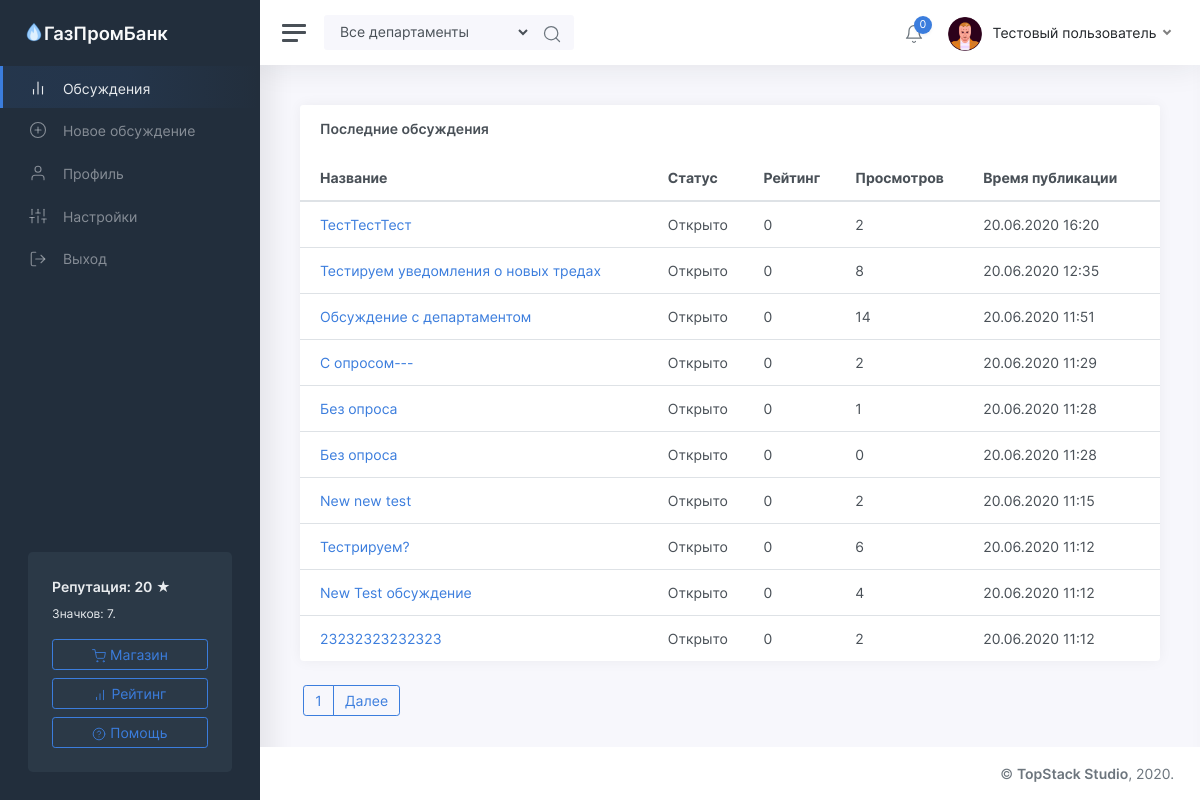
Page /threads (signed in) on the earlier database version.
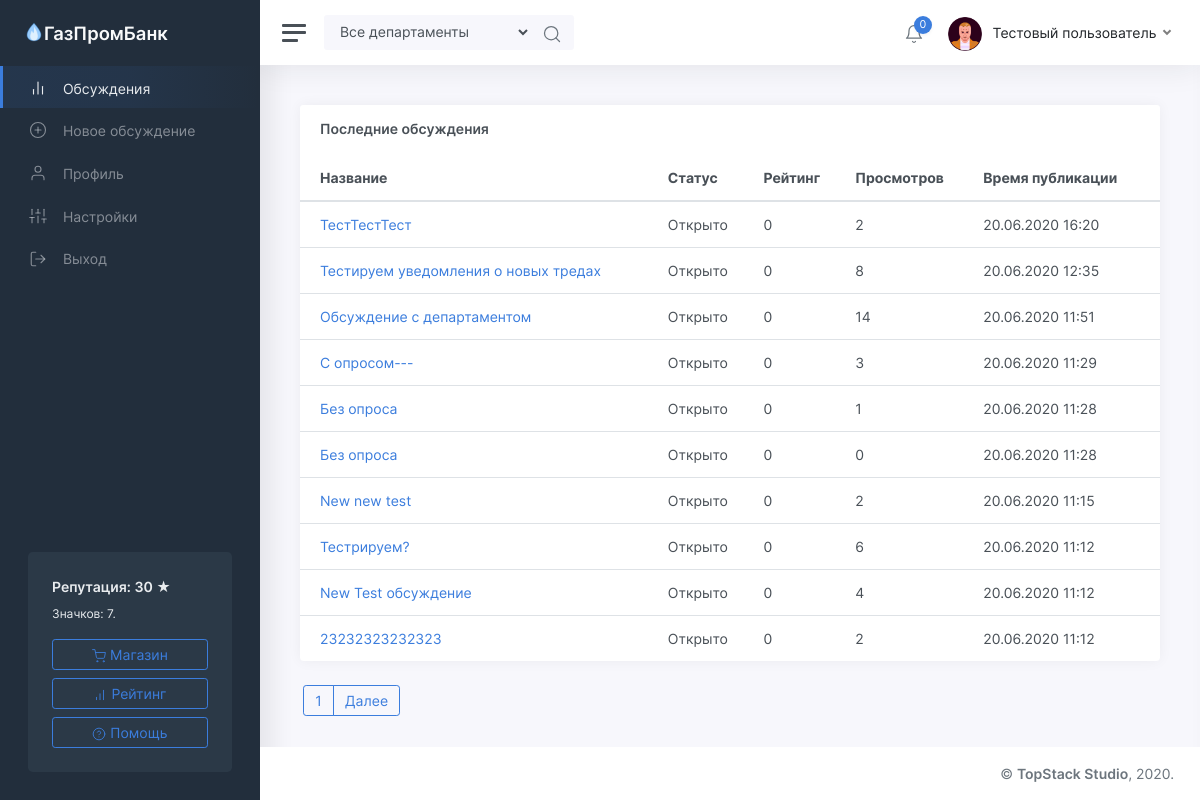
Same page on the later database version.
### tables this page shows
CREATE TABLE "users" (
	"id"	INTEGER NOT NULL UNIQUE,
	"password"	TEXT NOT NULL,
	"email"	TEXT NOT NULL UNIQUE,
	"status"	TEXT NOT NULL,
	"rating"	INTEGER NOT NULL,
	"moderator"	INTEGER,
	"blocked"	INTEGER,
	"description"	TEXT,
	"name"	TEXT NOT NULL,
	"avatar"	INTEGER,
	"badges"	TEXT,
	"department"	TEXT,
	PRIMARY KEY("id")
);

CREATE TABLE "threads" (
	"id"	INTEGER NOT NULL UNIQUE,
	"owner"	INTEGER NOT NULL,
	"title"	TEXT NOT NULL,
	"content"	TEXT,
	"date"	INTEGER,
	"up"	INTEGER,
	"down"	INTEGER,
	"views"	INTEGER,
	"status"	TEXT,
	"department"	TEXT,
	PRIMARY KEY("id")
);

### app/views.py (the view)
@app.route('/threads')
def listOfThreads():
	department = request.args.get('department')
	if isNull(department) or department not in departments:
		return render_template('threads.html', user=getUser(session['id']), threads=getThreads(), message=request.args.get('from'), departments=departments)
	else:
		return render_template('threads_by_department.html', user=getUser(session['id']), threads=getThreadsByDepartment(department), departments=departments, selected_department=department)

### app/functions.py (called while the page is built)
def isNull(argument):
	return argument in ['', None]

def getUser(identifier):
	conn = sqlite3.connect(db_path)
	conn.row_factory = sqlite3.Row
	cursor = conn.cursor()
	cursor.execute('SELECT * FROM users where id="%s"' % identifier)
	user = cursor.fetchone()
	if user:
		user = dict(user)
		user['badges'] = json.loads(user['badges'])
		user['notifications'] = getNotifications(identifier)
	return user

def statusToText(status):
	return statuses[status]

def fromTimestamp(timestamp):
	return datetime.utcfromtimestamp(timestamp + 3600 * 3).strftime('%d.%m.%Y %H:%M')

def getThreads(offset=0, count=10):
	conn = sqlite3.connect(db_path)
	conn.row_factory = sqlite3.Row
	cursor = conn.cursor()
	cursor.execute('SELECT id, title, date, up, down, status, views FROM threads ORDER BY date DESC')
	threads = cursor.fetchall()
	length = len(threads)
	if offset > 0:
		offset -= 1
	threads = threads[offset * 10:][:count]
	for x in range(len(threads)):
		threads[x] = dict(threads[x])
		threads[x]['status'] = statusToText(threads[x]['status'])
		threads[x]['date'] = fromTimestamp(threads[x]['date'])
	return (threads, length)

### templates/threads.html (shortened to what the changed rows need)
<!DOCTYPE html>
<html lang="ru">
	<head>
		<link href="/static/css/app.css" rel="stylesheet">
	</head>
	<body>
		<div class="wrapper">
			<nav id="sidebar" class="sidebar">
				<div class="sidebar-content js-simplebar">
					<div class="sidebar-cta">
						<div class="sidebar-cta-content">
							<strong class="d-inline-block mb-2">Репутация: {{user.rating}} &#9733;</strong>
							<div class="mb-3 text-sm">
								Значков: {{user.badges.__len__()}}.
							</div>
							<a href="/shop" class="btn btn-outline-primary btn-block"><i data-feather="shopping-cart"></i> Магазин</a>
							<a href="/rating" class="btn btn-outline-primary btn-block"><i data-feather="bar-chart"></i> Рейтинг</a>
							<a href="/help" class="btn btn-outline-primary btn-block"><i data-feather="help-circle"></i> Помощь</a>
						</div>
					</div>
				</div>
			</nav>
			<div class="main">
				<nav class="navbar navbar-expand navbar-light navbar-bg">
					<div class="navbar-collapse collapse">
						<ul class="navbar-nav navbar-align">
							<li class="nav-item dropdown">
								<a class="nav-link dropdown-toggle d-none d-sm-inline-block" href="#" data-toggle="dropdown">
								<img src="/static/img/avatars/{{user.avatar}}.png" class="avatar img-fluid rounded mr-1"/> <span class="text-dark">{{user.name}}</span>
								</a>
							</li>
						</ul>
					</div>
				</nav>
				<main class="content">
					<div class="container-fluid p-0">
						<div class="row">
							<div class="col-12 col-lg-12 col-xxl-9 d-flex">
								<div class="card flex-fill">
									<table class="table table-hover my-0">
										{% if threads[0] %}
											<thead>
												<tr>
													<th>Название</th>
													<th class="d-none d-md-table-cell">Статус</th>
													<th>Рейтинг</th>
													<th class="d-none d-md-table-cell">Просмотров</th>
													<th class="d-none d-md-table-cell">Время публикации</th>
												</tr>
											</thead>
											<tbody>
												{% for thread in threads[0] %}
													<tr>
														<td><a href="/thread/{{thread.id}}">{{thread.title}}</a></td>
														<td class="d-none d-md-table-cell">{{thread.status}}</td>
														<td>{{thread.up - thread.down}}</td>
														<td class="d-none d-md-table-cell">{{thread.views}}</td>
														<td class="d-none d-md-table-cell">{{thread.date}}</td>
													</tr>
												{% endfor %}
											</tbody>
										{% endif %}
									</table>
								</div>
							</div>
						</div>
					</div>
				</main>
			</div>
		</div>
	</body>
</html>

Differences in the rows shown:
changed users "Тестовый пользователь": rating "20" → "30"
changed threads "С опросом---": views "2" → "3"
